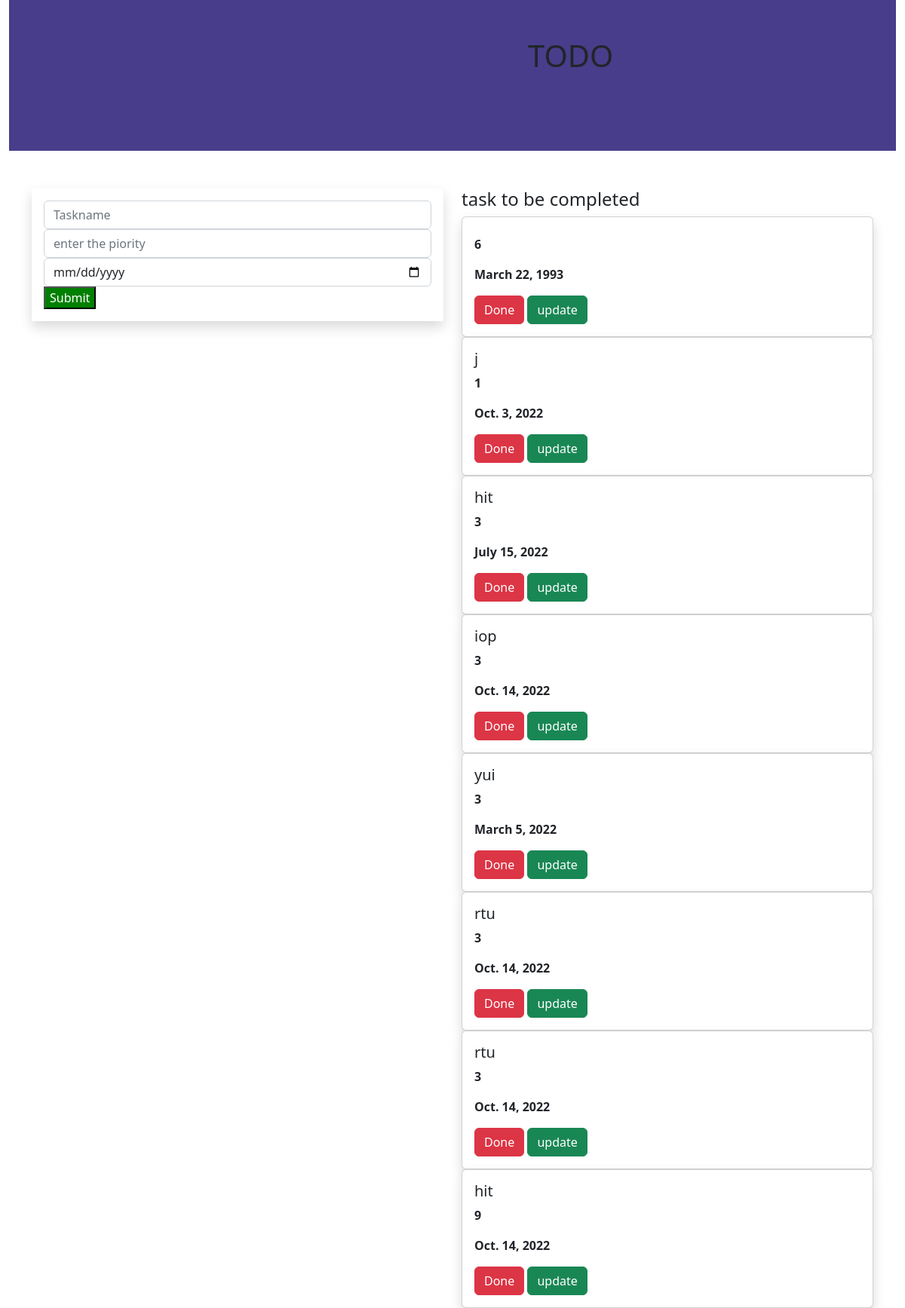
The page / on the database its author committed.
### todoapp/models.py (models this page shows, shortened)
class Task(models.Model):
    name = models.CharField(max_length=250)
    priority = models.IntegerField()
    date=models.DateField()

### todoapp/views.py (the view)
# urls.py: path('',views.demo,name = 'demo'),
def demo(request):
    task1 = Task.objects.all()
    if request.method =='POST':
      name =request.POST.get('task','')
      priority=request.POST.get('priority',' ')
      date = request.POST.get('date', ' ')
      task=Task(name=name,priority=priority,date=date)
      task.save()
    return render(request, "home.html",{'task1':task1})

### template/home.html (shortened to what this page needs)
{% extends 'base.html' %}
{%  block content %}
<div class="container-fluid">
    <div class="row">
        <div class="col-md-12">
            <div class="banner">
                <div class="banner-text" >
                    <h1 class="myt1" >TODO</h1>
                </div>
            </div>
        </div>
    </div>
</div>
<div class ="container">
    <div class="row">
       <div class="col-md-6">
         <form method = "POST" class="p-3 shadow">
                <div class="form-group">
                    <input type ="text" class="form-control" name="task" placeholder="Taskname">
                </div>
                <div class="form-group">
                    <input type = "text" class="form-control"  name ="priority" placeholder = "enter the piority">
                </div>
                <div class="form-group">
                    <input type = "date" class="form-control"  name = "date" placeholder = "date">
                </div>
               <input type = "submit"  class ="input_b">
         </form>
       </div>
      <div class="col-md-6">
          <h4> task to be completed</h4>
            {% for i in task1 %}
          <div class="shadow card">
              <div class="card-body">
                  <h5 class="card-title" >{{i.name}}  </h5>
                  <p><b>{{i.priority}}</b></p>
                  <p><b>{{i.date}}</b></p>
                    <a class ="btn btn-danger"  href="{% url 'todoapp:delete' i.id  %}">Done</a>
                    <a class ="btn btn-success"  href="{% url 'todoapp:update' i.id  %}">update</a>
              </div>
          </div>
          {% endfor %}
      </div>
    </div>
</div>
{% endblock %}

### template/base.html (shortened to what this page needs)
{% load static %}
<!DOCTYPE html>
<html lang="en">
<head>
    <link rel="stylesheet" href="https://cdn.jsdelivr.net/npm/bootstrap@5.2.0/dist/css/bootstrap.min.css">
    <link rel="stylesheet" href="{% static 'style.css' %}">
</head>
<body>
{%  block content %}
{% endblock %}
</body>
</html>

### static/style.css (style rules this page uses)
.banner { background-color: darkslateblue; width : 100%; height: 200px; margin-bottom:50px; }
.banner-text { top:50px; left:700px; position:absolute; transform:transform; }
.input_b { background-color:green; color: white; }

### rows shown on the page
Task: priority "6", date "March 22, 1993"
Task: name "j", priority "1", date "Oct. 3, 2022"
Task: name "hit", priority "3", date "July 15, 2022"
Task: name "iop", priority "3", date "Oct. 14, 2022"
Task: name "yui", priority "3", date "March 5, 2022"
Task: name "rtu", priority "3", date "Oct. 14, 2022"
Task: name "rtu", priority "3", date "Oct. 14, 2022"
Task: name "hit", priority "9", date "Oct. 14, 2022"
